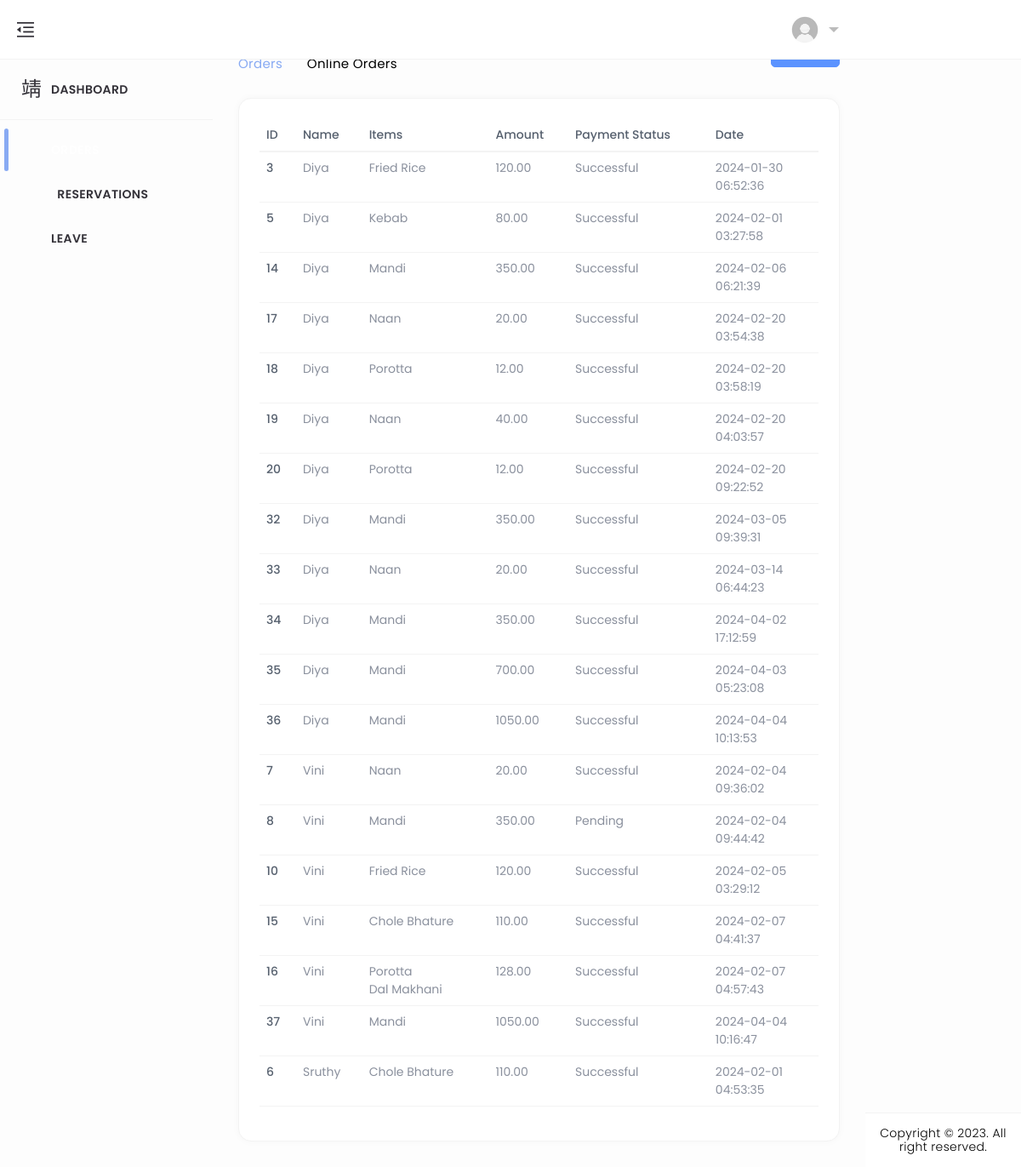
Page /history_orders on the committed database.
### home/models.py (models this page shows, shortened)
class BillingInformation(models.Model):
    user = models.ForeignKey(CustomUser, on_delete=models.CASCADE)
    address = models.TextField()
    town = models.CharField(max_length=50)
    zip_code = models.CharField(max_length=10)
    payment_status = models.BooleanField(default=True)
    amount = models.DecimalField(max_digits=8, decimal_places=2)
    menu = models.ManyToManyField(menus, blank=True)
    status = models.IntegerField(default=1)

class CustomUser(AbstractUser):
    CUSTOMER = 1
    EMPLOYEE = 2
    ROLE_CHOICE = (
        (CUSTOMER, 'CUSTOMER'),
        (EMPLOYEE, 'EMPLOYEE'),
    )
    username=None
    first_name = None
    last_name = None
    USERNAME_FIELD = 'email'
    name = models.CharField(max_length=50)
    email = models.EmailField(max_length=100, unique=True)
    phone = models.CharField(max_length=12, blank=True)
    password = models.CharField(max_length=128)
    role = models.IntegerField(choices=ROLE_CHOICE, blank=True, null=True,default='1')
    is_admin = models.BooleanField(default=False)
    is_staff = models.BooleanField(default=False)
    is_active = models.BooleanField(default=True)
    is_superadmin = models.BooleanField(default=False)
    REQUIRED_FIELDS = ['name', 'phone']
    objects = UserManager()

class menus(models.Model):
    CATEGORY_CHOICES = (
        ('Kerala', 'Kerala'),
        ('Chineese', 'Chineese'),
        ('North Indian', 'North Indian'),
        ('Arabian', 'Arabian'),
        ('Beverages', 'Beverages'),
    )
    SUBMENU_CHOICES = (
        ('Breads', 'Breads'),
        ('Curries', 'Curries'),
        ('Rice Dishes','Rice Dishes'),
        ('Appetizers','Appetizers'),
        ('Main Course','Main Course'),
        ('Breads & Accompaniments', 'Breads & Accompaniments'),
        ('Rolls & Grills','Rolls & Grills'),
        ('Hot Beverage','Hot Beverage'),
        ('Cold Beverage','Cold Beverage'),
    )
    SUB_SUBMENU_CHOICES = (
        ('Vegetarian', 'Vegetarian'),
        ('Non-Vegetarian', 'Non-Vegetarian'),
        ('Water-based','Water-based'),
        ('Milk-based','Milk-based')
    )
    name = models.CharField(max_length=100)
    category = models.CharField(max_length=50, choices=CATEGORY_CHOICES, default='')
    submenu = models.CharField(max_length=50, choices=SUBMENU_CHOICES, default='', blank=True)
    sub_submenu = models.CharField(max_length=50, choices=SUB_SUBMENU_CHOICES, default='', blank=True)
    desc = models.CharField(max_length=300)
    price = models.FloatField()
    img = models.ImageField(upload_to='menus/', blank=True, null=True)
    active = models.BooleanField(default=True)

class Payment(models.Model):
    class PaymentStatusChoices(models.TextChoices):
        PENDING = 'pending', 'Pending'
        SUCCESSFUL = 'successful', 'Successful'
        FAILED = 'failed', 'Failed'
    user = models.ForeignKey(CustomUser, on_delete=models.CASCADE)  # Link the payment to a user
    razorpay_order_id = models.CharField(max_length=255)  # Razorpay order ID
    payment_id = models.CharField(max_length=255)  # Razorpay payment ID
    amount = models.DecimalField(max_digits=8, decimal_places=2)  # Amount paid
    currency = models.CharField(max_length=3)  # Currency code (e.g., "INR")
    timestamp = models.DateTimeField(auto_now_add=True)  # Timestamp of the payment
    payment_status = models.CharField(max_length=20, choices=PaymentStatusChoices.choices, default=PaymentStatusChoices.PENDING)
    billing_info = models.ForeignKey(BillingInformation, on_delete=models.CASCADE, null=True, blank=True)
    table_booking = models.ForeignKey(TableBooking, on_delete=models.CASCADE, related_name='payments', null=True, blank=True)
    class Meta:
        ordering = ['-timestamp']

### home/views.py (the view)
# urls.py: path('history_orders',history_orders,name='history_orders'),
def history_orders(request):
    yesterday = date.today() - timedelta(days=1)
    billings_info = BillingInformation.objects.filter(payment__timestamp__date__lte=yesterday).distinct()
    payments = Payment.objects.filter(timestamp__date__lte=yesterday)
    context = {
        'billings_info': billings_info,
        'payments': payments,
    }
    return render(request, 'employee/history_orders.html', context)

### templates/employee/history_orders.html (shortened to what this page needs)
{% load static %}
<!DOCTYPE html>
<html lang="en" dir="ltr">
<head>
	<link href="../../../../cdn.jsdelivr.net/npm/%40mdi/font%404.4.95/css/materialdesignicons.min.html" rel="stylesheet" />
	<link href="{% static 'assets/css/materialdesignicons.min.css' %}" rel="stylesheet" />
	<link href="{% static 'assets/plugins/simplebar/simplebar.css' %}" rel="stylesheet" />
	<link href="{% static 'assets/plugins/data-tables/datatables.bootstrap5.min.css' %}" rel='stylesheet'>
	<link href="{% static 'assets/plugins/data-tables/responsive.datatables.min.css' %}" rel='stylesheet'>
	<link id="{% static 'style.css' %}" rel="stylesheet" href="{% static 'assets/css/style.css' %}" />
</head>
<body id="body">
	<div class="wrapper">
		<div class="ec-left-sidebar ec-bg-sidebar">
			<div id="sidebar" class="sidebar ec-sidebar-footer">
				<div class="ec-brand">
					<a href="{% url 'admin_index' %}">
						<span class="ec-brand-name text-truncate">DineEase</span>
					</a>
				</div>
				<div class="ec-navigation" data-simplebar>
					<ul class="nav sidebar-inner" id="sidebar-menu">
						<li class="">
							<a class="sidenav-item-link" href="{% url 'emp_index' %}">
								<i class="mdi mdi-view-dashboard-outline"></i>
								<span class="nav-text">Dashboard</span>
							</a>
							<hr>
						</li>
                        <li class="has-sub active">
                            <a class="sidenav-item-link" href="{% url 'orderlist_emp' %}">
                                <i class="mdi mdi-cart-outline mdi-34px"></i>
                                <span class="nav-text">Orders</span>
                            </a>
                        </li>
						<li class="has-sub">
							<a class="sidenav-item-link" href="{% url 'emp_booking_lists' %}">
								<i class="mdi mdi-food mdi-36px"></i>&ensp;
								<span class="nav-text">Reservations</span>
							</a>
						</li>
						<li class="has-sub">
							<a class="sidenav-item-link" href="{% url 'leave_list' %}">
								<i class="mdi mdi-receipt"></i>
								<span class="nav-text">Leave</span>
							</a>
						</li>
					</ul>
				</div>
			</div>
		</div>
		<div class="ec-page-wrapper">
			<header class="ec-main-header" id="header">
				<nav class="navbar navbar-static-top navbar-expand-lg">
					<button id="sidebar-toggler">
						<img src="{% static 'assets/img/icons/clops.png' %}" alt="">
					</button>
					<div class="navbar-right">
						<ul class="nav navbar-nav">
							<li class="dropdown user-menu">
								<button class="dropdown-toggle nav-link ec-drop" data-bs-toggle="dropdown" aria-expanded="false" style="margin-left: 850px;">
									<img src="{% static 'assets/img/user/user2.jpeg' %}" class="user-image" alt="User Image" />
								</button>
							</li>
						</ul>
					</div>
				</nav>
			</header>
			<div class="ec-content-wrapper">
				<div class="content">
					<div class="breadcrumb-wrapper d-flex align-items-center justify-content-between">
						<div>
							<h1 id="leaveh">Online Orders</h1>
							<p class="breadcrumbs"><span><a href="">Orders</a></span>
								<span><i class="mdi mdi-chevron-right"></i></span>Online Orders</p>
						</div>
						<div>
							<a href="{% url 'orderlist_emp' %}" class="btn btn-primary">Orders</a>
						</div>
					</div>
					<div class="row">
						<div class="col-12">
							<div class="card card-default">
								<div class="card-body">
									<div class="table-responsive">
										<table id="responsive-data-table" class="table" style="width:100%">
											<thead>
                                                <tr>
                                                    <th>ID</th>
                                                    <th>Name</th>
                                                    <th>Items</th>
                                                    <th>Amount</th>
                                                    <th>Payment Status</th>
                                                    <th>Date</th>
                                                </tr>
                                            </thead>
                                            <tbody>
                                                {% for billing in billings_info %}
                                                <tr>
                                                    <td>{{ billing.id }}</td>
                                                    <td>{{ billing.user.name }}</td>
                                                    <td>
                                                        {% for menu in billing.menu.all %}
                                                            {{ menu.name }}<br>
                                                        {% empty %}
                                                            No menu ordered
                                                        {% endfor %}
                                                    </td>
                                                    <td>{{ billing.amount }}</td>
                                                    <td>
                                                        {% with matching_payments=billing.payment_set.all %}
                                                            {% if matching_payments %}
                                                                {{ matching_payments.0.get_payment_status_display }}
                                                            {% else %}
                                                                Payment not found
                                                            {% endif %}
                                                        {% endwith %}
                                                    </td>
                                                    <td>
                                                        {% for payment in billing.payment_set.all %}
                                                            {{ payment.timestamp|date:"Y-m-d" }}<br>
                                                            {{ payment.timestamp|time:"H:i:s" }}<br>
                                                        {% endfor %}
                                                    </td>
                                                </tr>
                                                {% empty %}
                                                <tr>
                                                    <td colspan="5">No billing information available</td>
                                                </tr>
                                                {% endfor %}
                                            </tbody>
										</table>
									</div>
									</div>
								</div>
							</div>
						</div>
					</div>
				</div>
			</div>
			<footer class="footer mt-auto">
				<div class="copyright bg-white">
					<p>
						Copyright © 2023. All right reserved.
					  </p>
				</div>
			</footer>
		</div>
</body>
</html>

### rows in the picture
BillingInformation: id "3", user.name "Diya", amount "120.00", payment_set.all.0.payment_status "Successful"
menus: name "Fried Rice"
Payment: timestamp "2024-01-30", timestamp "06:52:36"
BillingInformation: id "5", user.name "Diya", amount "80.00", payment_set.all.0.payment_status "Successful"
menus: name "Kebab"
Payment: timestamp "2024-02-01", timestamp "03:27:58"
BillingInformation: id "14", user.name "Diya", amount "350.00", payment_set.all.0.payment_status "Successful"
menus: name "Mandi"
Payment: timestamp "2024-02-06", timestamp "06:21:39"
BillingInformation: id "17", user.name "Diya", amount "20.00", payment_set.all.0.payment_status "Successful"
menus: name "Naan"
Payment: timestamp "2024-02-20", timestamp "03:54:38"
BillingInformation: id "18", user.name "Diya", amount "12.00", payment_set.all.0.payment_status "Successful"
menus: name "Porotta"
Payment: timestamp "2024-02-20", timestamp "03:58:19"
BillingInformation: id "19", user.name "Diya", amount "40.00", payment_set.all.0.payment_status "Successful"
Payment: timestamp "2024-02-20", timestamp "04:03:57"
BillingInformation: id "20", user.name "Diya", amount "12.00", payment_set.all.0.payment_status "Successful"
Payment: timestamp "2024-02-20", timestamp "09:22:52"
BillingInformation: id "32", user.name "Diya", amount "350.00", payment_set.all.0.payment_status "Successful"
Payment: timestamp "2024-03-05", timestamp "09:39:31"
BillingInformation: id "33", user.name "Diya", amount "20.00", payment_set.all.0.payment_status "Successful"
Payment: timestamp "2024-03-14", timestamp "06:44:23"
BillingInformation: id "34", user.name "Diya", amount "350.00", payment_set.all.0.payment_status "Successful"
Payment: timestamp "2024-04-02", timestamp "17:12:59"
BillingInformation: id "35", user.name "Diya", amount "700.00", payment_set.all.0.payment_status "Successful"
Payment: timestamp "2024-04-03", timestamp "05:23:08"
BillingInformation: id "36", user.name "Diya", amount "1050.00", payment_set.all.0.payment_status "Successful"
Payment: timestamp "2024-04-04", timestamp "10:13:53"
BillingInformation: id "7", user.name "Vini", amount "20.00", payment_set.all.0.payment_status "Successful"
Payment: timestamp "2024-02-04", timestamp "09:36:02"
BillingInformation: id "8", user.name "Vini", amount "350.00", payment_set.all.0.payment_status "Pending"
Payment: timestamp "2024-02-04", timestamp "09:44:42"
BillingInformation: id "10", user.name "Vini", amount "120.00", payment_set.all.0.payment_status "Successful"
Payment: timestamp "2024-02-05", timestamp "03:29:12"
BillingInformation: id "15", user.name "Vini", amount "110.00", payment_set.all.0.payment_status "Successful"
menus: name "Chole Bhature"
Payment: timestamp "2024-02-07", timestamp "04:41:37"
BillingInformation: id "16", user.name "Vini", amount "128.00", payment_set.all.0.payment_status "Successful"
menus: name "Dal Makhani"
Payment: timestamp "2024-02-07", timestamp "04:57:43"
BillingInformation: id "37", user.name "Vini", amount "1050.00", payment_set.all.0.payment_status "Successful"
Payment: timestamp "2024-04-04", timestamp "10:16:47"
BillingInformation: id "6", user.name "Sruthy", amount "110.00", payment_set.all.0.payment_status "Successful"
Payment: timestamp "2024-02-01", timestamp "04:53:35"
